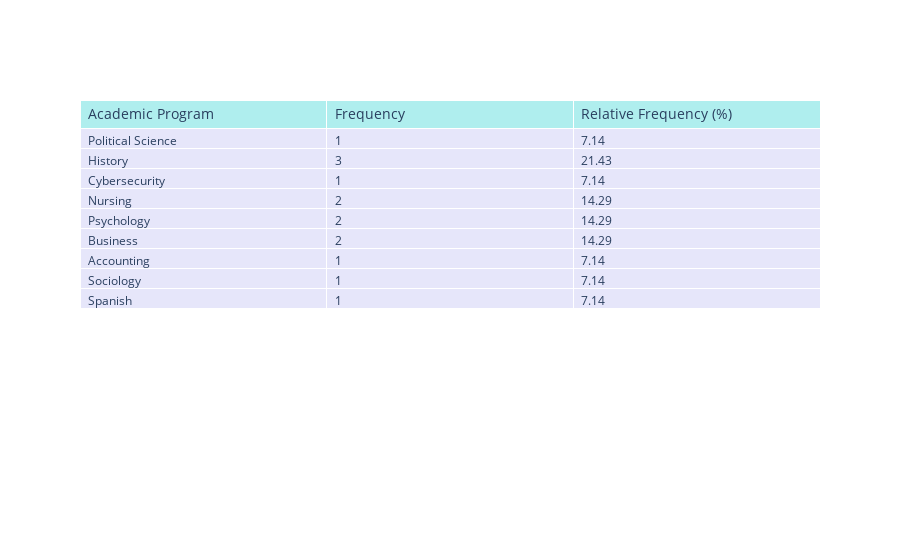

The cell this chart's notebook holds for it:
### Markdown cell above
| **Academic Program** | **Frequency** | **Relative Frequency (%)** |
|:--------------------:|:-------------:|:--------------------------:|
|   Political Science  |       1       |            7.14            |
|        History       |       3       |           21.43            |
|     Cybersecurity    |       1       |            7.14            |
|        Nursing       |       2       |           14.29            |
|      Psychology      |       2       |           14.29            |
|       Business       |       2       |           14.29            |
|      Accounting      |       1       |            7.14            |
|      Sociology       |       1       |            7.14            |
|        Spanish       |       1       |            7.14            |

### Code cell
import plotly.graph_objects as go
import plotly.io as pio

# Data for the Academic Program frequency distribution
data = {'Academic Program': ['Political Science', 'History', 'Cybersecurity', 'Nursing', 'Psychology', 'Business', 'Accounting', 'Sociology', 'Spanish'],
        'Frequency': [1, 3, 1, 2, 2, 2, 1, 1, 1],
        'Relative Frequency (%)': [7.14, 21.43, 7.14, 14.29, 14.29, 14.29, 7.14, 7.14, 7.14]}

# Create a pandas DataFrame and display it
df = pd.DataFrame(data)
fig = go.Figure(data=[go.Table(
    header=dict(values=list(df.columns), fill_color='paleturquoise', align='left', font=dict(size=14)),
    cells=dict(values=[df['Academic Program'], df['Frequency'], df['Relative Frequency (%)']], fill_color='lavender', align='left'))
])
fig.show()

### Figure 1 — Plotly figure (JSON) as saved in the notebook; plotly's stock layout.template omitted (floating-point values rounded to 4 significant figures)
{"data": [{"cells": {"align": "left", "fill": {"color": "lavender"}, "values": [["Political Science", "History", "Cybersecurity", "Nursing", "Psychology", "Business", "Accounting", "Sociology", "Spanish"], [1, 3, 1, 2, 2, 2, 1, 1, 1], [7.14, 21.43, 7.14, 14.29, 14.29, 14.29, 7.14, 7.14, 7.14]]}, "header": {"align": "left", "fill": {"color": "paleturquoise"}, "font": {"size": 14}, "values": ["Academic Program", "Frequency", "Relative Frequency (%)"]}, "type": "table"}], "layout": {}}
